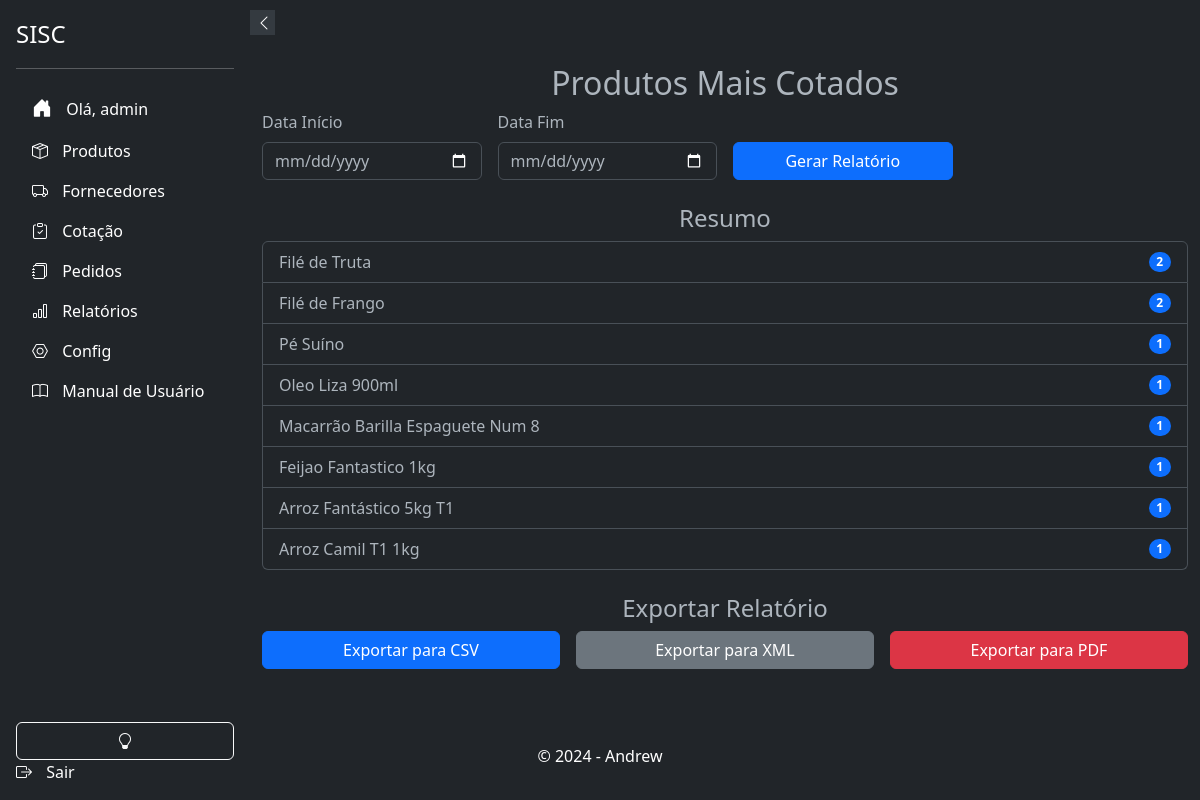
The page /relatorios/produtos-mais-cotados/ (signed in) on the database as committed earlier.
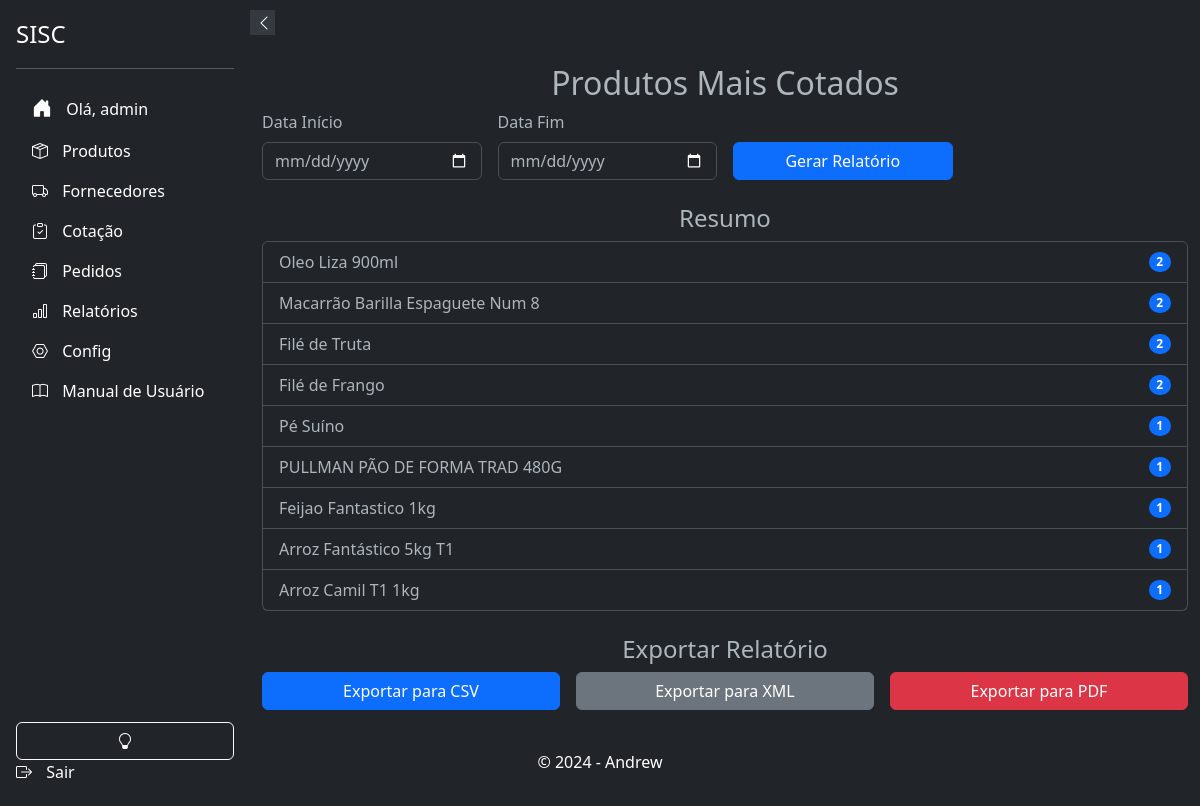
The same page on the database as committed later.
### products/models.py (models this page shows, shortened)
class Product(models.Model):
    UNIDADE_CHOICES = (
        ('mm', 'Milímetro'),
        ('cm', 'Centímetro'),
        ('m', 'Metro'),
    )
    UNIDADE_DE_MEDIDA_CHOICES = [
        ('Kg', 'Quilo'),
        ('Dp', 'Display'),
        ('Un', 'Unidade'),
        ('Cx', 'Caixa'),
        ('Fd', 'Fardo'),
        ('Pct', 'Pacote'),
        ('Sch', 'Sache'),
        ('Tp', 'Take Profit'),
    ]
    id = models.AutoField(primary_key=True)
    ean = models.CharField(max_length=13, unique=True, blank=True, null=True)
    sku = models.CharField("SKU", max_length=255, unique=True, blank=True, null=True)
    name = models.CharField(max_length=255)
    brand = models.ForeignKey(Brand, on_delete=models.PROTECT, related_name='products', blank=True, null=True)
    product_line = models.ForeignKey(ProductLine, on_delete=models.PROTECT, related_name='products', blank=True, null=True)
    department = models.ForeignKey(Departamento, on_delete=models.PROTECT, related_name='products', blank=True, null=True)
    category = models.ForeignKey(Category, on_delete=models.PROTECT, related_name='products', blank=True, null=True)
    subcategory = models.ForeignKey(Subcategory, on_delete=models.PROTECT, related_name='products', blank=True, null=True)
    status = models.BooleanField(default=True)
    photo = models.ImageField(upload_to='products/', blank=True, null=True)
    notas = models.TextField("Notas", blank=True, null=True)
    descricao = models.TextField(_("Descrição"), max_length=50, blank=True)
    preco_de_custo = models.DecimalField(_("Preço de Custo"), max_digits=10, decimal_places=3, blank=True, null=True)
    altura_embalagem = models.DecimalField(max_digits=10, decimal_places=3, blank=True, null=True, verbose_name='Altura da Embalagem')
    largura_embalagem = models.DecimalField(max_digits=10, decimal_places=3, blank=True, null=True, verbose_name='Largura da Embalagem')
    comprimento_embalagem = models.DecimalField(max_digits=10, decimal_places=3, blank=True, null=True, verbose_name='Comprimento da Embalagem')
    espessura_embalagem = models.DecimalField(max_digits=10, decimal_places=3, blank=True, null=True, verbose_name='Espessura da Embalagem')
    raio_embalagem = models.DecimalField(max_digits=10, decimal_places=3, blank=True, null=True, verbose_name='Raio da Embalagem')
    unidade_altura = models.CharField(max_length=2, choices=UNIDADE_CHOICES, blank=True, null=True, verbose_name='Unidade de Medida Altura')
    unidade_largura = models.CharField(max_length=2, choices=UNIDADE_CHOICES, blank=True, null=True, verbose_name='Unidade de Medida Largura')
    unidade_comprimento = models.CharField(max_length=2, choices=UNIDADE_CHOICES, blank=True, null=True, verbose_name='Unidade de Medida Comprimento')
    unidade_espessura = models.CharField(max_length=2, choices=UNIDADE_CHOICES, blank=True, null=True, verbose_name='Unidade de Medida Espessura')
    unidade_raio = models.CharField(max_length=2, choices=UNIDADE_CHOICES, blank=True, null=True, verbose_name='Unidade de Medida Raio')
    unidade_de_medida = models.CharField(_("Unidade de Medida"), max_length=50, blank=True, null=True, choices=UNIDADE_DE_MEDIDA_CHOICES)
    quantidade_por_volume = models.PositiveIntegerField(blank=True, null=True, verbose_name='Quantidade por Volume')
    data_de_validade = models.DateField(_("Data de Validade"), blank=True, null=True)
    history = HistoricalRecords()

### relatorios/views.py (the view, shortened to what this page needs)
# urls.py: path('produtos-mais-cotados/', ProdutosMaisCotadosView.as_view(), name='produtos_mais_cotados'),
@method_decorator(login_required(login_url=''), name='dispatch')
class ProdutosMaisCotadosView(TemplateView):
    template_name = 'relatorios/produtos_mais_cotados.html'
    def get(self, request):
        data_inicio = request.GET.get('data_inicio')
        data_fim = request.GET.get('data_fim')
        if data_inicio and data_fim:
            itens_cotacao = ItemCotacao.objects.filter(cotacao__data_abertura__gte=data_inicio, cotacao__data_fechamento__lte=data_fim)
        else:
            itens_cotacao = ItemCotacao.objects.all()
        produtos_mais_cotados = itens_cotacao.values('produto__name').annotate(total=Count('produto')).order_by('-total')[:10]
        context = {
            'produtos_mais_cotados': produtos_mais_cotados,
        }
        return render(request, self.template_name, context)

### relatorios/templates/relatorios/produtos_mais_cotados.html (shortened to what this page needs)
{% extends 'base.html' %}
{% block content %}
<div class="container my-4">
    <h2 class="text-center">Produtos Mais Cotados</h2>
    <form method="get" class="row g-3">
        <div class="col-md-3">
            <label for="data_inicio" class="form-label">Data Início</label>
            <input type="date" id="data_inicio" name="data_inicio" class="form-control" required>
        </div>
        <div class="col-md-3">
            <label for="data_fim" class="form-label">Data Fim</label>
            <input type="date" id="data_fim" name="data_fim" class="form-control" required>
        </div>
        <div class="col-md-3 d-flex align-items-end">
            <button type="submit" class="btn btn-primary w-100">Gerar Relatório</button>
        </div>
    </form>
    <div class="row mt-4">
        <div class="col-md-12">
            <h4 class="text-center">Resumo</h4>
            <ul class="list-group">
                {% for produto in produtos_mais_cotados %}
                <li class="list-group-item d-flex justify-content-between align-items-center">
                    {{ produto.produto__name }}
                    <span class="badge bg-primary rounded-pill">{{ produto.total }}</span>
                </li>
                {% endfor %}
            </ul>
        </div>
    </div>
    <div class="row mt-4">
        <div class="col-md-12">
            <h4 class="text-center">Exportar Relatório</h4>
            <form method="post" class="row g-3">
                <div class="col-md-4">
                    <button type="submit" name="formato" value="csv" class="btn btn-primary w-100">Exportar para CSV</button>
                </div>
                <div class="col-md-4">
                    <button type="submit" name="formato" value="xml" class="btn btn-secondary w-100">Exportar para XML</button>
                </div>
                <div class="col-md-4">
                    <button type="submit" name="formato" value="pdf" class="btn btn-danger w-100">Exportar para PDF</button>
                </div>
            </form>
        </div>
    </div>
</div>
{% endblock %}

Rows that differ between the two databases and show on the page:
shown differently, row unchanged: Product "Oleo Liza 900ml": total "1" → "2"; moves up the list
shown differently, row unchanged: Product "Macarrão Barilla Espaguete Num 8": total "1" → "2"; moves up the list
now on this page (row edited): Product: produto__name "PULLMAN PÃO DE FORMA TRAD 480G", total "1"
